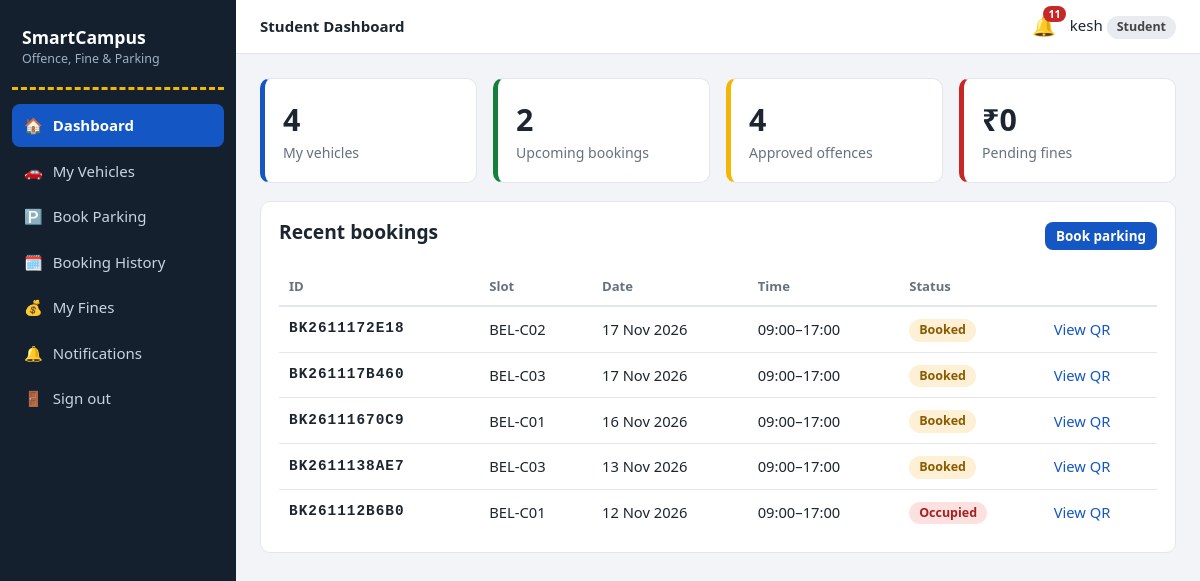
/student/dashboard (signed in), run on the app's committed database.
### models.py (models this page shows, shortened)
class AuthMixin(UserMixin):
    """Shared login helpers for Student, Guard and Admin."""

class Student(AuthMixin, db.Model):
    __tablename__ = "students"
    role = "student"
    id = db.Column(db.Integer, primary_key=True)
    name = db.Column(db.String(80), nullable=False)
    roll_no = db.Column(db.String(30), unique=True, nullable=False)
    email = db.Column(db.String(120), unique=True, nullable=False)
    phone = db.Column(db.String(20))
    password_hash = db.Column(db.String(255), nullable=False)
    created_at = db.Column(db.DateTime, default=datetime.now)

class Booking(db.Model):
    __tablename__ = "bookings"
    id = db.Column(db.Integer, primary_key=True)
    booking_code = db.Column(db.String(20), unique=True, nullable=False)
    student_id = db.Column(db.Integer, db.ForeignKey("students.id"), nullable=False)
    vehicle_id = db.Column(db.Integer, db.ForeignKey("vehicles.id"), nullable=False)
    slot_id = db.Column(db.Integer, db.ForeignKey("parking_slots.id"), nullable=False)
    date = db.Column(db.Date, nullable=False)
    start_time = db.Column(db.Time, nullable=False)
    end_time = db.Column(db.Time, nullable=False)
    status = db.Column(db.String(15), default="Booked")   # Booked/Occupied/Completed/Cancelled
    created_at = db.Column(db.DateTime, default=datetime.now)
    student = db.relationship("Student")
    vehicle = db.relationship("Vehicle")
    slot = db.relationship("ParkingSlot")
    verification = db.relationship("BookingVerification", uselist=False, backref="booking")

class ParkingSlot(db.Model):
    __tablename__ = "parking_slots"
    id = db.Column(db.Integer, primary_key=True)
    code = db.Column(db.String(10), unique=True, nullable=False)
    vtype = db.Column(db.String(10), nullable=False)                 # Car / Bike
    zone = db.Column(db.String(20), default="A")
    is_reserved = db.Column(db.Boolean, default=False)
    note = db.Column(db.String(80))
    is_active = db.Column(db.Boolean, default=True)                  # soft delete

### app.py (the view)
@app.route("/student/dashboard")
@role_required("student")
def student_dashboard():
    s = current_user
    fines = pending_fines(s)
    bookings = Booking.query.filter_by(student_id=s.id).order_by(Booking.date.desc(), Booking.start_time.desc()).limit(5).all()
    stats = dict(
        vehicles=len(s.vehicles),
        active=Booking.query.filter(Booking.student_id == s.id, Booking.status.in_(["Booked", "Occupied"]), Booking.date >= date.today()).count(),
        offences=Offence.query.filter(Offence.student_id == s.id, Offence.status == "Approved").count(),
        pending_amount=sum(f.amount for f in fines))
    restricted = bool(fines)
    return render_template("student/dashboard.html", fines=fines, bookings=bookings, stats=stats, restricted=restricted)

### app.py (called while the page is built)
@login_manager.user_loader
def load_user(uid):
    role, _, num = uid.partition("-")
    model = ROLE_MODELS.get(role)
    return db.session.get(model, int(num)) if model and num.isdigit() else None

def role_required(role):
    def deco(f):
        @wraps(f)
        def wrapper(*a, **k):
            if not current_user.is_authenticated:
                return login_manager.unauthorized()
            if current_user.role != role:
                abort(403)
            return f(*a, **k)
        return wrapper
    return deco

def pending_fines(student):
    return Fine.query.filter_by(student_id=student.id, status="Pending").all()

@app.context_processor
def inject_globals():
    unread = 0
    if current_user.is_authenticated:
        unread = Notification.query.filter_by(
            role=current_user.role, user_id=current_user.id, is_read=False).count()
    return dict(unread=unread, today=date.today())

### templates/student/dashboard.html (shortened to what this page needs)
{% extends 'base.html' %}{% from '_macros.html' import badge %}
{% block heading %}Student Dashboard{% endblock %}
{% block content %}
<div class="grid g4">
  <div class="card stat"><div class="n">{{ stats.vehicles }}</div><div class="l">My vehicles</div></div>
  <div class="card stat g"><div class="n">{{ stats.active }}</div><div class="l">Upcoming bookings</div></div>
  <div class="card stat y"><div class="n">{{ stats.offences }}</div><div class="l">Approved offences</div></div>
  <div class="card stat r"><div class="n">₹{{ '%.0f'|format(stats.pending_amount) }}</div><div class="l">Pending fines</div></div>
</div>
<div class="card mt"><div class="page-head"><h2>Recent bookings</h2><a class="btn btn-sm" href="{{ url_for('student_parking') }}">Book parking</a></div>
<table><thead><tr><th>ID</th><th>Slot</th><th>Date</th><th>Time</th><th>Status</th><th></th></tr></thead><tbody>
{% for b in bookings %}<tr><td class="code" style="font-size:.9rem">{{ b.booking_code }}</td><td>{{ b.slot.code }}</td><td>{{ b.date.strftime('%d %b %Y') }}</td>
<td>{{ b.start_time.strftime('%H:%M') }}–{{ b.end_time.strftime('%H:%M') }}</td><td>{{ badge(b.status) }}</td><td><a href="{{ url_for('student_booking_detail', bid=b.id) }}">View QR</a></td></tr>
{% else %}<tr><td colspan="6" class="empty">No bookings yet. Add a vehicle, then book a slot.</td></tr>{% endfor %}
</tbody></table></div>
{% endblock %}

### templates/base.html (shortened to what this page needs)
{% from '_macros.html' import flashes %}
<!doctype html>
<html lang="en"><head>
<link rel="stylesheet" href="{{ url_for('static', filename='css/style.css') }}">
</head><body>
{% if current_user.is_authenticated %}
<div class="layout">
  <aside class="sidebar">
    <div class="brand">SmartCampus<small>Offence, Fine &amp; Parking</small></div>
    <nav>
      {% for ep, label, icon in menus[current_user.role] %}
        <a href="{{ url_for(ep) }}" class="{{ 'active' if request.endpoint == ep }}"><span>{{ icon }}</span>{{ label }}</a>
      {% endfor %}
      <a href="{{ url_for('logout') }}"><span>🚪</span>Sign out</a>
    </nav>
  </aside>
  <div class="main">
    <header class="topbar">
      <strong>{% block heading %}{% endblock %}</strong>
      <a class="bell" href="{{ url_for('notifications') }}" title="Notifications">🔔{% if unread %}<b>{{ unread }}</b>{% endif %}</a>
      <span>{{ current_user.name }} <span class="badge">{{ current_user.role|capitalize }}</span></span>
    </header>
    <main class="content">
      {% block content %}{% endblock %}
    </main>
  </div>
</div>
{% else %}
  {{ flashes() }}
  {% block public %}{% endblock %}
{% endif %}
</body></html>

### templates/_macros.html (shortened to what this page needs)
{% macro badge(text) %}<span class="badge b-{{ text|lower|replace(' ','-') }}">{{ text }}</span>{% endmacro %}

### static/css/style.css (style rules this page uses)
:root { --asphalt:#14202e;--asphalt2:#1d2d40;--sign:#1457c4;--sign-dk:#0f43a0;--line:#f2b705;--bg:#f2f4f7;--card:#fff;--ink:#1c2530;--muted:#66717f;--bd:#e3e7ec;--ok:#15803d;--warn:#b45309;--bad:#c62828;--info:#0e7490;--r:10px }
* { box-sizing:border-box }
body { margin:0;font-family:"Segoe UI",system-ui,-apple-system,Roboto,Arial,sans-serif;background:var(--bg);color:var(--ink);line-height:1.5;font-size:15px }
a { color:var(--sign);text-decoration:none }
h1,h2,h3 { line-height:1.25;margin:0 0 .5em }
h2 { font-size:1.2rem }
.mt { margin-top:18px }
.layout { display:flex;min-height:100vh }
.sidebar { width:236px;background:var(--asphalt);color:#d7dee8;padding:18px 12px;position:fixed;top:0;bottom:0;left:0;overflow:auto;z-index:30;transition:transform .25s }
.brand { font-weight:700;font-size:1.1rem;color:#fff;padding:6px 10px 18px;border-bottom:3px dashed var(--line);margin-bottom:14px }
.brand small { display:block;font-weight:400;font-size:.78rem;color:#9fb0c4 }
.sidebar nav a { display:flex;gap:10px;align-items:center;color:#c9d4e2;padding:10px 12px;border-radius:8px;margin-bottom:3px }
.sidebar nav a.active { background:var(--sign);color:#fff;font-weight:600 }
.main { margin-left:236px;flex:1;min-width:0 }
.topbar { background:#fff;border-bottom:1px solid var(--bd);display:flex;align-items:center;gap:14px;padding:12px 24px;position:sticky;top:0;z-index:10 }
.bell { position:relative;font-size:1.2rem }
.bell b { position:absolute;top:-6px;right:-10px;background:var(--bad);color:#fff;border-radius:10px;font-size:.68rem;padding:0 5px }
.content { padding:24px;max-width:1200px }
.page-head { display:flex;justify-content:space-between;align-items:center;flex-wrap:wrap;gap:10px;margin-bottom:16px }
.grid { display:grid;gap:16px }
.g4 { grid-template-columns:repeat(auto-fit,minmax(190px,1fr)) }
.card { background:var(--card);border:1px solid var(--bd);border-radius:var(--r);padding:18px;overflow-x:auto }
.stat { border-left:5px solid var(--sign) }
.stat.y { border-left-color:var(--line) }
.stat.r { border-left-color:var(--bad) }
.stat.g { border-left-color:var(--ok) }
.stat .n { font-size:1.9rem;font-weight:700 }
.stat .l { color:var(--muted);font-size:.88rem }
table { width:100%;border-collapse:collapse;font-size:.92rem }
th { text-align:left;color:var(--muted);font-weight:600;font-size:.82rem;padding:8px 10px;border-bottom:2px solid var(--bd);white-space:nowrap }
td { padding:10px;border-bottom:1px solid var(--bd);vertical-align:middle }
tr:last-child td { border-bottom:0 }
.badge { display:inline-block;padding:2px 10px;border-radius:20px;font-size:.78rem;font-weight:600;background:#e8ebef;color:#444 }
.b-pending,.b-booked { background:#fdf0d5;color:#8a5a00 }
.b-rejected,.b-failed,.b-occupied,.b-cancelled { background:#fde1e1;color:#a52020 }
.btn { display:inline-block;border:0;border-radius:8px;padding:9px 16px;background:var(--sign);color:#fff;font:inherit;font-weight:600;cursor:pointer }
.btn-sm { padding:4px 11px;font-size:.84rem }
.code { font-family:Consolas,monospace;font-size:1.2rem;font-weight:700;letter-spacing:1px }

### data on the page
Student: name "kesh"
Booking: booking_code "BK2611172E18", slot.code "BEL-C02", date "17 Nov 2026", start_time "09:00", end_time "17:00", status "Booked"
Booking: booking_code "BK261117B460", slot.code "BEL-C03", date "17 Nov 2026", start_time "09:00", end_time "17:00", status "Booked"
Booking: booking_code "BK26111670C9", slot.code "BEL-C01", date "16 Nov 2026", start_time "09:00", end_time "17:00", status "Booked"
Booking: booking_code "BK2611138AE7", slot.code "BEL-C03", date "13 Nov 2026", start_time "09:00", end_time "17:00", status "Booked"
Booking: booking_code "BK261112B6B0", slot.code "BEL-C01", date "12 Nov 2026", start_time "09:00", end_time "17:00", status "Occupied"

### other printed values
{{ icon }} "🏠" "🚗" "🅿️" "🗓️" "💰" "🔔"
{{ label }} "Dashboard" "My Vehicles" "Book Parking" "Booking History" "My Fines" "Notifications"
{{ unread }} "11"
{{ current_user.role|capitalize }} "Student"
{{ stats.vehicles }} "4"
{{ stats.active }} "2"
{{ stats.offences }} "4"
{{ '%.0f'|format(stats.pending_amount) }} "0"
